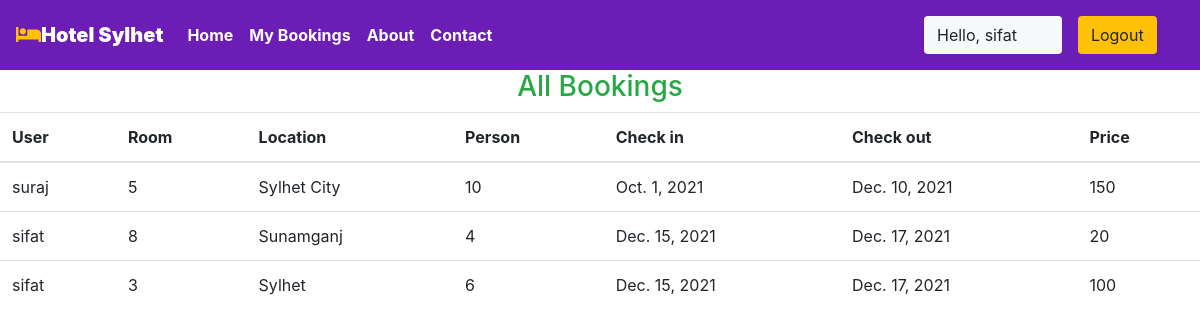
The app's page /staff/allbookings (signed in) with its own data.
### sust/models.py (models this page shows, shortened)
class Reservation(models.Model):
    check_in = models.DateField(auto_now =False)
    check_out = models.DateField()
    room = models.ForeignKey(Rooms, on_delete = models.CASCADE)
    guest = models.ForeignKey(User, on_delete= models.CASCADE)
    booking_id = models.CharField(max_length=100,default="null")

class Rooms(models.Model):
    ROOM_STATUS = (
    ("1", "available"),
    ("2", "not available"),
    )
    ROOM_TYPE = (
    ("1", "premium"),
    ("2", "deluxe"),
    ("3","basic"),
    )
    room_type = models.CharField(max_length=50,choices = ROOM_TYPE)
    capacity = models.IntegerField()
    price = models.IntegerField()
    size = models.IntegerField()
    hotel = models.ForeignKey(Hotels, on_delete = models.CASCADE)
    status = models.CharField(choices =ROOM_STATUS,max_length = 15)
    roomnumber = models.IntegerField()

class Hotels(models.Model):
    name = models.CharField(max_length=30,default="Sifat")
    owner = models.CharField(max_length=20)
    location = models.CharField(max_length=50)
    state = models.CharField(max_length=50,default="Sylhet")
    country = models.CharField(max_length=50,default="Bangladesh")

### sust/views.py (the view)
# urls.py: path('staff/allbookings', views.all_bookings,name="allbookigs"),
@login_required(login_url='/staff')
def all_bookings(request):
    bookings = Reservation.objects.all()
    if not bookings:
        messages.warning(request,"No Bookings Found")
    return HttpResponse(render(request,'staff/allbookings.html',{'bookings':bookings}))

### templates/staff/allbookings.html (shortened to what this page needs)
{% extends 'basic.html' %}
{% block body %}
<h3 class="text-center  text-success">All Bookings </h3>
<table class="table">
    <thead>
        <th>User</th>
        <th>Room</th>
        <th>Location</th>
        <th>Person</th>
        <th>Check in</th>
        <th>Check out</th>
        <th>Price</th>
    </thead>
    {% for each_booking in bookings %}
    <tr>
        <td>{{each_booking.guest.username}}</td>
        <td>{{each_booking.room.roomnumber}}</td>
        <td>{{each_booking.room.hotel.location}}</td>
        <td>{{each_booking.room.capacity}}</td>
        <td>{{each_booking.check_in}}</td>
        <td>{{each_booking.check_out}}</td>
        <td>{{each_booking.room.price}}</td>
    </tr>
    {% endfor %}
</table>
{% endblock body %}

### templates/basic.html (shortened to what this page needs)
{% load static %}
<!DOCTYPE html>
<!DOCTYPE html>
<html lang="en">
  <head>
    <link
      rel="stylesheet"
      href="https://use.fontawesome.com/releases/v5.7.0/css/all.css"
    />
    <link rel="stylesheet" href="{% static 'bootstrap\bootstrap.css' %}" />
    <link
      rel="stylesheet"
      href="https://maxcdn.bootstrapcdn.com/bootstrap/4.5.0/css/bootstrap.min.css"
    />
  </head>
  <body
    style="
      dbackground-image: url('https://source.unsplash.com/random');
      height: 100%;
    "
  >
    <div class="container-fluid px-0">
      <nav
        class="navbar navbar-expand-lg navbar-dark font-weight-bold"
        style="background-color: rgb(107, 29, 181)"
      >
        <a class="navbar-brand text-bold bg-black" href="/"
          ><i class="fas fa-bed text-warning"></i><b>Hotel Sylhet</b></a
        >
        <div class="collapse navbar-collapse" id="navbarSupportedContent">
          <ul class="navbar-nav mr-auto">
            <li class="nav-item active">
              <a class="nav-link text-bold" href="/home"> Home</a>
            </li>
            {% if user.is_staff %}
            <li class="nav-item active">
              <a class="nav-link text-bold" href="/staff/panel">Dashboard </a>
            </li>
            {% elif user.is_staff == False and user.is_authenticated %}
            <li class="nav-item active">
              <a class="nav-link text-bold" href="/user/bookings"
                >My Bookings
              </a>
            </li>
            {% endif %}
            <li class="nav-item active">
              <a class="nav-link text-bold" href="/about">About</a>
            </li>
            <li class="nav-item active">
              <a class="nav-link text-bold" href="/contact">Contact </a>
            </li>
          </ul>
          {% if user.is_authenticated %}
          <button
            class="btn btn-group bg-light"
            data-toggle="modal"
            data-target="#forlogin"
          >
            Hello, {{request.user}}
            <a href="/logout" class="nav-link">
              <button
                class="btn btn-group bg-warning"
                data-toggle="modal"
                data-target="#forlogin"
              >
                Logout
              </button></a
            >&nbsp; &nbsp;
          </button>
          {% endif %}
        </div>
      </nav>
    </div>
     {% block body %} {% endblock body %}
  </body>
</html>

### templates/basic.html (style rules this page uses)
a { text-decoration: none; }

### records on screen
Reservation: guest.username "suraj", room.roomnumber "5", room.hotel.location "Sylhet City", room.capacity "10", check_in "Oct. 1, 2021", check_out "Dec. 10, 2021", room.price "150"
Reservation: guest.username "sifat", room.roomnumber "8", room.hotel.location "Sunamganj", room.capacity "4", check_in "Dec. 15, 2021", check_out "Dec. 17, 2021", room.price "20"
Reservation: guest.username "sifat", room.roomnumber "3", room.hotel.location "Sylhet", room.capacity "6", check_in "Dec. 15, 2021", check_out "Dec. 17, 2021", room.price "100"

### other values on screen
{{ request.user }} "sifat"
